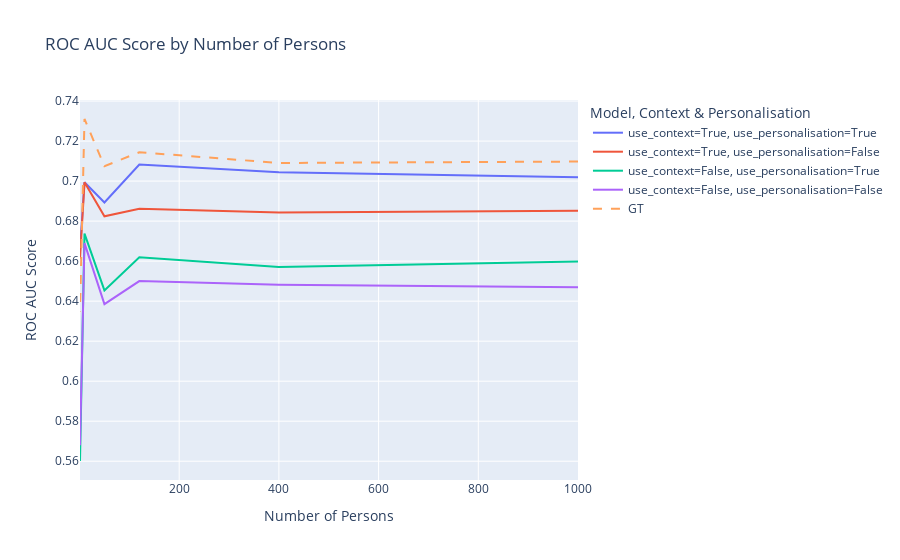

This figure's notebook cell:
### Code cell
import plotly.graph_objects as go

# Prepare data for unique combinations of 'hparams.use_context' and 'hparams.use_personalisation'
unique_combinations = df[['hparams.use_context', 'hparams.use_personalisation']].drop_duplicates()

# Create a Plotly figure
fig = go.Figure()

# Add lines for each unique combination for model="CPPOD", outliers="omiss"
for _, row in unique_combinations.iterrows():
    subset_df = df[(df['hparams.use_context'] == row['hparams.use_context']) & 
                            (df['hparams.use_personalisation'] == row['hparams.use_personalisation'])]
    
    label = f"use_context={row['hparams.use_context']}, use_personalisation={row['hparams.use_personalisation']}"
    
    fig.add_trace(go.Scatter(x=subset_df['hparams.n_persons'],
                             y=subset_df['roc_auc_score model="CPPOD", outliers="commiss" '],
                             mode='lines',
                             name=label))

# Add a single line for model="GT", outliers="omiss"
any_combination = df[['hparams.use_context', 'hparams.use_personalisation']].drop_duplicates().iloc[0]
subset_df_for_gt = df[(df['hparams.use_context'] == any_combination['hparams.use_context']) & 
                               (df['hparams.use_personalisation'] == any_combination['hparams.use_personalisation'])]
any_value = subset_df_for_gt['roc_auc_score model="GT", outliers="commiss" '].iloc[0]

fig.add_trace(go.Scatter(x=subset_df_for_gt['hparams.n_persons'],
                         y=subset_df_for_gt['roc_auc_score model="GT", outliers="commiss" '],
                         mode='lines',
                         name='GT',
                         line=dict(dash='dash')))

# Update layout
fig.update_layout(title='ROC AUC Score by Number of Persons',
                  xaxis_title='Number of Persons',
                  yaxis_title='ROC AUC Score',
                  legend_title='Model, Context & Personalisation')

# Show figure
fig.show()

### Figure 1 — Plotly figure (JSON) as saved in the notebook; plotly's stock layout.template omitted (floating-point values rounded to 4 significant figures)
{"data": [{"mode": "lines", "name": "use_context=True, use_personalisation=True", "type": "scatter", "x": [1000, 400, 120, 50, 10, 1], "y": [0.7019, 0.7044, 0.7083, 0.6893, 0.6994, 0.6655]}, {"mode": "lines", "name": "use_context=True, use_personalisation=False", "type": "scatter", "x": [1000, 400, 120, 50, 10, 1], "y": [0.6852, 0.6844, 0.6862, 0.6824, 0.6994, 0.6612]}, {"mode": "lines", "name": "use_context=False, use_personalisation=True", "type": "scatter", "x": [1000, 400, 120, 50, 10, 1], "y": [0.6598, 0.657, 0.6619, 0.6454, 0.6738, 0.5601]}, {"mode": "lines", "name": "use_context=False, use_personalisation=False", "type": "scatter", "x": [1000, 400, 120, 50, 10, 1], "y": [0.647, 0.6482, 0.65, 0.6385, 0.669, 0.568]}, {"line": {"dash": "dash"}, "mode": "lines", "name": "GT", "type": "scatter", "x": [1000, 400, 120, 50, 10, 1], "y": [0.7098, 0.7091, 0.7144, 0.7074, 0.731, 0.6349]}], "layout": {"legend": {"title": {"text": "Model, Context & Personalisation"}}, "title": {"text": "ROC AUC Score by Number of Persons"}, "xaxis": {"title": {"text": "Number of Persons"}}, "yaxis": {"title": {"text": "ROC AUC Score"}}}}
